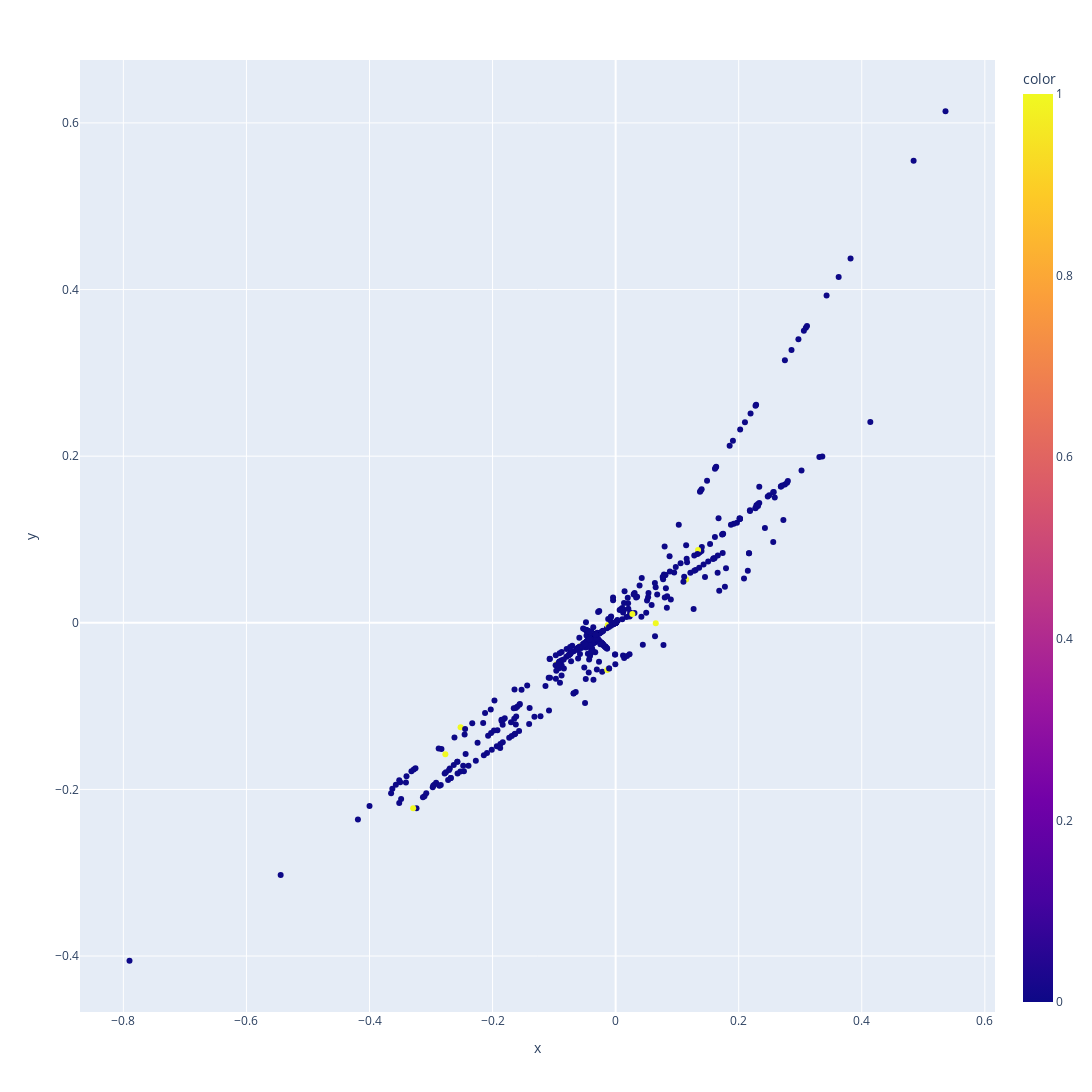

Here is the notebook cell this chart was saved with:
### Code cell
fig = px.scatter(x = test_transformed_data.detach().numpy()[:,0],y = test_transformed_data.detach().numpy()[:,1],color=torch.tensor(test_label.values),width=1200, height=1200) #tsne 그려줌
fig.show()

### Figure 1 — Plotly figure (JSON) as saved in the notebook; plotly's stock layout.template omitted (floating-point values rounded to 4 significant figures; data arrays with more than 128 entries replaced by an {"elided": "..."} marker saying what was removed)
{"data": [{"hovertemplate": "x=%{x}<br>y=%{y}<br>color=%{marker.color}<extra></extra>", "legendgroup": "", "marker": {"color": {"elided": "901 int values"}, "coloraxis": "coloraxis", "symbol": "circle"}, "mode": "markers", "name": "", "orientation": "v", "showlegend": false, "type": "scatter", "x": {"elided": "901 float values"}, "xaxis": "x", "y": {"elided": "901 float values"}, "yaxis": "y"}], "layout": {"coloraxis": {"colorbar": {"title": {"text": "color"}}, "colorscale": [[0, "#0d0887"], [0.1111, "#46039f"], [0.2222, "#7201a8"], [0.3333, "#9c179e"], [0.4444, "#bd3786"], [0.5556, "#d8576b"], [0.6667, "#ed7953"], [0.7778, "#fb9f3a"], [0.8889, "#fdca26"], [1, "#f0f921"]]}, "height": 1200, "legend": {"tracegroupgap": 0}, "margin": {"t": 60}, "width": 1200, "xaxis": {"anchor": "y", "domain": [0, 1], "title": {"text": "x"}}, "yaxis": {"anchor": "x", "domain": [0, 1], "title": {"text": "y"}}}}
